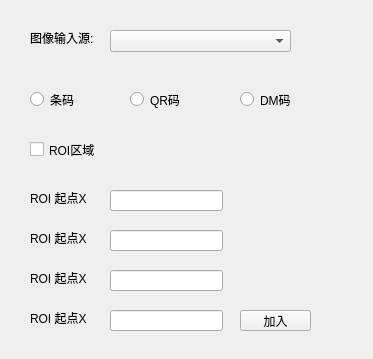
<?xml version="1.0" encoding="UTF-8"?>
<ui version="4.0">
 <class>ScanCodeForm</class>
 <widget class="QWidget" name="ScanCodeForm">
  <property name="geometry">
   <rect>
    <x>0</x>
    <y>0</y>
    <width>373</width>
    <height>359</height>
   </rect>
  </property>
  <property name="windowTitle">
   <string>Form</string>
  </property>
  <widget class="QRadioButton" name="barCode">
   <property name="geometry">
    <rect>
     <x>30</x>
     <y>90</y>
     <width>51</width>
     <height>19</height>
    </rect>
   </property>
   <property name="text">
    <string>条码</string>
   </property>
  </widget>
  <widget class="QRadioButton" name="qrCode">
   <property name="geometry">
    <rect>
     <x>130</x>
     <y>90</y>
     <width>51</width>
     <height>19</height>
    </rect>
   </property>
   <property name="text">
    <string>QR码</string>
   </property>
  </widget>
  <widget class="QRadioButton" name="dmCode">
   <property name="geometry">
    <rect>
     <x>240</x>
     <y>90</y>
     <width>51</width>
     <height>19</height>
    </rect>
   </property>
   <property name="text">
    <string>DM码</string>
   </property>
  </widget>
  <widget class="QCheckBox" name="roiChk">
   <property name="geometry">
    <rect>
     <x>30</x>
     <y>140</y>
     <width>80</width>
     <height>19</height>
    </rect>
   </property>
   <property name="text">
    <string>ROI区域</string>
   </property>
  </widget>
  <widget class="QPushButton" name="roiAdd">
   <property name="geometry">
    <rect>
     <x>240</x>
     <y>310</y>
     <width>71</width>
     <height>21</height>
    </rect>
   </property>
   <property name="text">
    <string>加入</string>
   </property>
  </widget>
  <widget class="QLineEdit" name="roi_Sx">
   <property name="geometry">
    <rect>
     <x>110</x>
     <y>190</y>
     <width>113</width>
     <height>21</height>
    </rect>
   </property>
  </widget>
  <widget class="QLineEdit" name="roi_Sy">
   <property name="geometry">
    <rect>
     <x>110</x>
     <y>230</y>
     <width>113</width>
     <height>21</height>
    </rect>
   </property>
  </widget>
  <widget class="QLineEdit" name="roi_W">
   <property name="geometry">
    <rect>
     <x>110</x>
     <y>270</y>
     <width>113</width>
     <height>21</height>
    </rect>
   </property>
  </widget>
  <widget class="QLineEdit" name="roi_H">
   <property name="geometry">
    <rect>
     <x>110</x>
     <y>310</y>
     <width>113</width>
     <height>21</height>
    </rect>
   </property>
  </widget>
  <widget class="QLabel" name="ROI">
   <property name="geometry">
    <rect>
     <x>30</x>
     <y>190</y>
     <width>61</width>
     <height>16</height>
    </rect>
   </property>
   <property name="text">
    <string>ROI 起点X</string>
   </property>
  </widget>
  <widget class="QLabel" name="ROI_2">
   <property name="geometry">
    <rect>
     <x>30</x>
     <y>230</y>
     <width>71</width>
     <height>16</height>
    </rect>
   </property>
   <property name="text">
    <string>ROI 起点X</string>
   </property>
  </widget>
  <widget class="QLabel" name="ROI_3">
   <property name="geometry">
    <rect>
     <x>30</x>
     <y>270</y>
     <width>71</width>
     <height>16</height>
    </rect>
   </property>
   <property name="text">
    <string>ROI 起点X</string>
   </property>
  </widget>
  <widget class="QLabel" name="ROI_4">
   <property name="geometry">
    <rect>
     <x>30</x>
     <y>310</y>
     <width>71</width>
     <height>16</height>
    </rect>
   </property>
   <property name="text">
    <string>ROI 起点X</string>
   </property>
  </widget>
  <widget class="QLabel" name="label">
   <property name="geometry">
    <rect>
     <x>30</x>
     <y>30</y>
     <width>71</width>
     <height>16</height>
    </rect>
   </property>
   <property name="text">
    <string>图像输入源:</string>
   </property>
  </widget>
  <widget class="QComboBox" name="SelectLinker">
   <property name="geometry">
    <rect>
     <x>110</x>
     <y>30</y>
     <width>181</width>
     <height>22</height>
    </rect>
   </property>
  </widget>
 </widget>
 <resources/>
 <connections/>
</ui>
